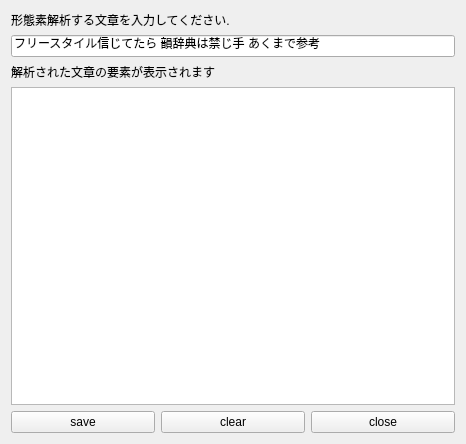
<?xml version="1.0" encoding="UTF-8"?>
<ui version="4.0">
 <class>window</class>
 <widget class="QWidget" name="window">
  <property name="geometry">
   <rect>
    <x>0</x>
    <y>0</y>
    <width>466</width>
    <height>444</height>
   </rect>
  </property>
  <property name="windowTitle">
   <string>Form</string>
  </property>
  <layout class="QHBoxLayout" name="horizontalLayout">
   <item>
    <layout class="QVBoxLayout" name="verticalLayout">
     <item>
      <widget class="QLabel" name="label">
       <property name="text">
        <string>形態素解析する文章を入力してください.</string>
       </property>
      </widget>
     </item>
     <item>
      <widget class="QLineEdit" name="lineEdit">
       <property name="text">
        <string>フリースタイル信じてたら 韻辞典は禁じ手 あくまで参考</string>
       </property>
      </widget>
     </item>
     <item>
      <widget class="QLabel" name="label_2">
       <property name="text">
        <string>解析された文章の要素が表示されます</string>
       </property>
      </widget>
     </item>
     <item>
      <widget class="QTextBrowser" name="textBrowser"/>
     </item>
     <item>
      <layout class="QHBoxLayout" name="horizontalLayout_2">
       <item>
        <widget class="QPushButton" name="pushButton">
         <property name="text">
          <string>save</string>
         </property>
        </widget>
       </item>
       <item>
        <widget class="QPushButton" name="pushButton_2">
         <property name="text">
          <string>clear</string>
         </property>
        </widget>
       </item>
       <item>
        <widget class="QPushButton" name="pushButton_3">
         <property name="text">
          <string>close</string>
         </property>
        </widget>
       </item>
      </layout>
     </item>
    </layout>
   </item>
  </layout>
 </widget>
 <resources/>
 <connections>
  <connection>
   <sender>lineEdit</sender>
   <signal>textChanged(QString)</signal>
   <receiver>window</receiver>
   <slot>analysis_janome()</slot>
   <hints>
    <hint type="sourcelabel">
     <x>118</x>
     <y>40</y>
    </hint>
    <hint type="destinationlabel">
     <x>5</x>
     <y>45</y>
    </hint>
   </hints>
  </connection>
  <connection>
   <sender>window</sender>
   <signal>loaded_words(QString)</signal>
   <receiver>textBrowser</receiver>
   <slot>append(QString)</slot>
   <hints>
    <hint type="sourcelabel">
     <x>2</x>
     <y>113</y>
    </hint>
    <hint type="destinationlabel">
     <x>36</x>
     <y>287</y>
    </hint>
   </hints>
  </connection>
  <connection>
   <sender>window</sender>
   <signal>refresh_words()</signal>
   <receiver>textBrowser</receiver>
   <slot>clear()</slot>
   <hints>
    <hint type="sourcelabel">
     <x>3</x>
     <y>150</y>
    </hint>
    <hint type="destinationlabel">
     <x>15</x>
     <y>315</y>
    </hint>
   </hints>
  </connection>
  <connection>
   <sender>pushButton_3</sender>
   <signal>clicked()</signal>
   <receiver>window</receiver>
   <slot>close()</slot>
   <hints>
    <hint type="sourcelabel">
     <x>454</x>
     <y>431</y>
    </hint>
    <hint type="destinationlabel">
     <x>465</x>
     <y>224</y>
    </hint>
   </hints>
  </connection>
  <connection>
   <sender>pushButton_2</sender>
   <signal>clicked()</signal>
   <receiver>textBrowser</receiver>
   <slot>clear()</slot>
   <hints>
    <hint type="sourcelabel">
     <x>248</x>
     <y>421</y>
    </hint>
    <hint type="destinationlabel">
     <x>263</x>
     <y>335</y>
    </hint>
   </hints>
  </connection>
  <connection>
   <sender>pushButton_2</sender>
   <signal>clicked()</signal>
   <receiver>lineEdit</receiver>
   <slot>clear()</slot>
   <hints>
    <hint type="sourcelabel">
     <x>281</x>
     <y>422</y>
    </hint>
    <hint type="destinationlabel">
     <x>277</x>
     <y>41</y>
    </hint>
   </hints>
  </connection>
  <connection>
   <sender>pushButton</sender>
   <signal>clicked()</signal>
   <receiver>window</receiver>
   <slot>save_csv()</slot>
   <hints>
    <hint type="sourcelabel">
     <x>111</x>
     <y>416</y>
    </hint>
    <hint type="destinationlabel">
     <x>108</x>
     <y>436</y>
    </hint>
   </hints>
  </connection>
 </connections>
 <slots>
  <signal>loaded_words(QString)</signal>
  <signal>refresh_words()</signal>
  <slot>analysis_janome()</slot>
  <slot>save_csv()</slot>
 </slots>
</ui>
